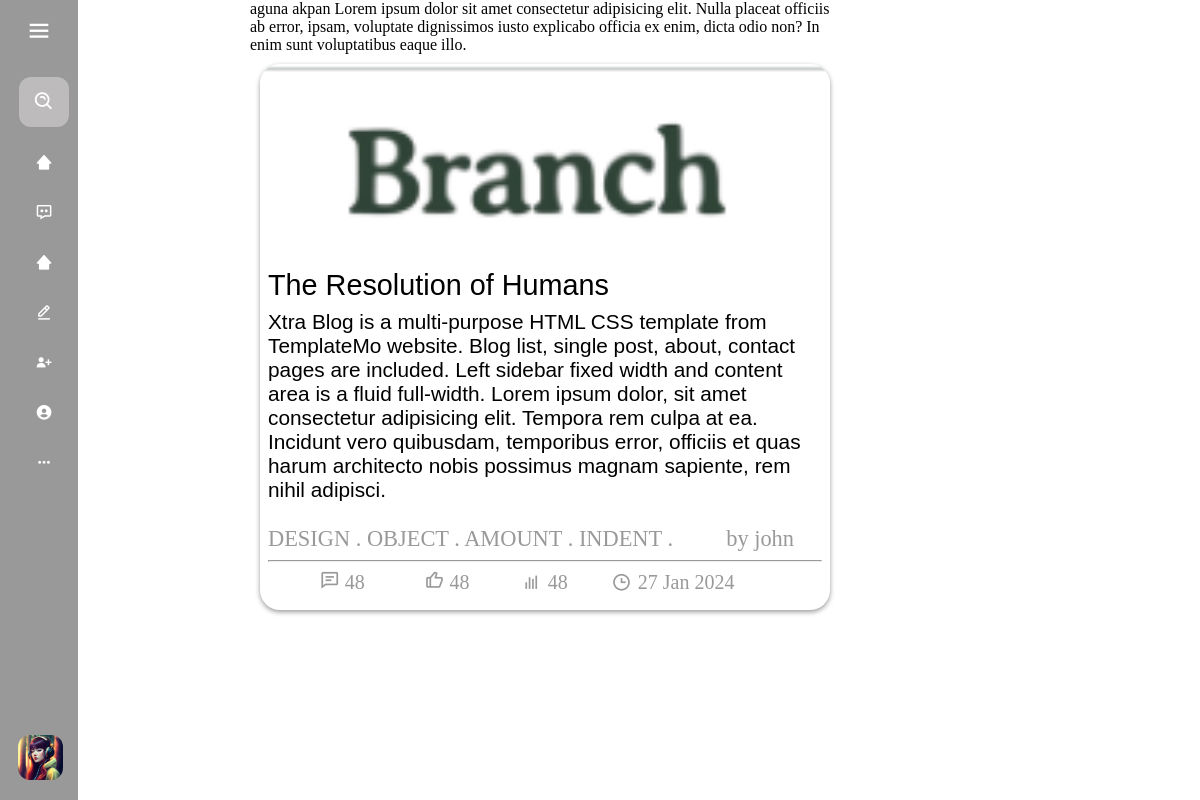
/, run on an earlier commit of the app's database.
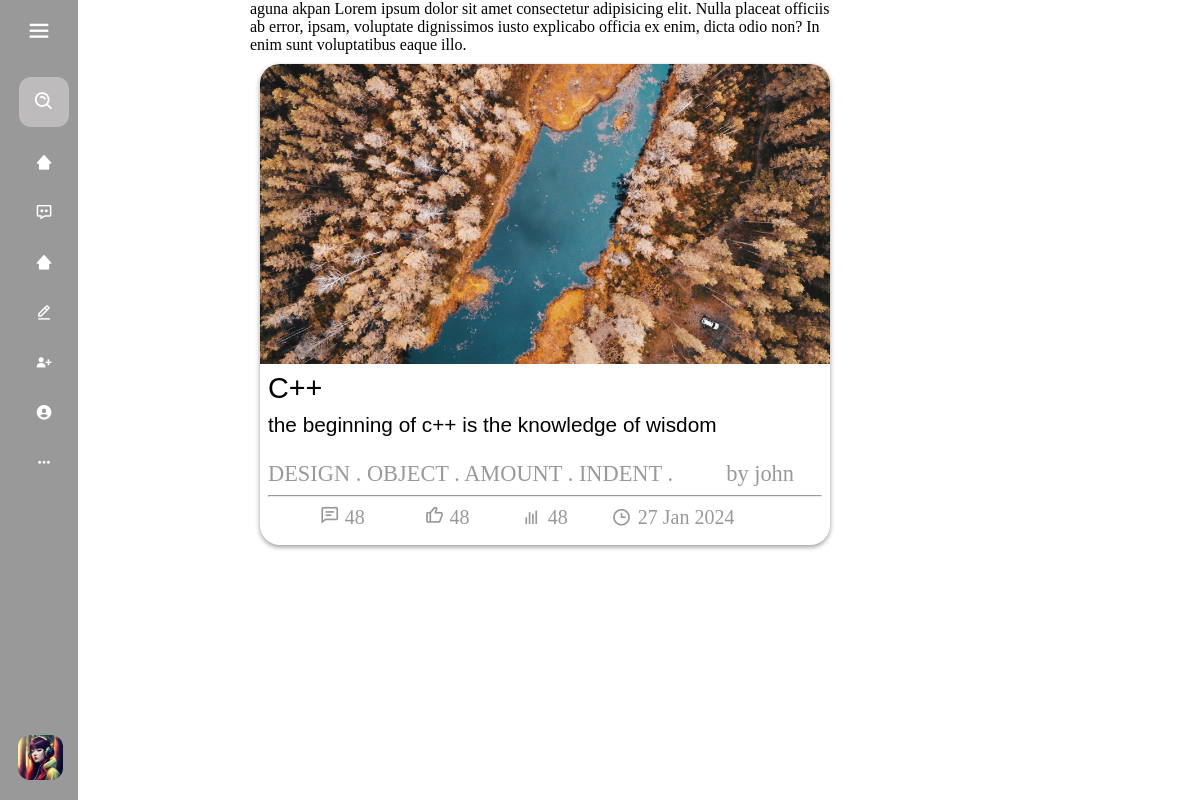
And on a later commit of the database.
### blog/models.py (models this page shows, shortened)
class Post(models.Model):
    id = models.UUIDField(primary_key = True, default = uuid.uuid4)
    user = models.ForeignKey(Profile, on_delete= models.SET_NULL, null= True)
    image = models.ImageField(upload_to='post_images', default=None, null=True, blank=True)
    topic = models.CharField(max_length=100, null = True, blank=True)
    caption = models.TextField()
    category = models.ForeignKey(category, on_delete = models.SET_NULL, null = True)
    created = models.DateTimeField(default = datetime.now)

class Profile(models.Model):
    user = models.OneToOneField(User, on_delete=models.CASCADE)
    bio = models.TextField(null=True, blank=True)
    dob = models.DateField(null=True, blank=True)
    profile_img =  models.ImageField( upload_to='profile_images', default='default.jpg')
    location = models.CharField(null=True, blank=True, max_length=100)
    website = models.CharField(null=True, blank=True,max_length=100)
    def __str__(self):
        return self.user.username

### blog/views.py (the view)
# urls.py: path("", views.homepage , name="home-page"),
def homepage(request):
	post = Post.objects.all()
	ordering = ['-created']
	return render(request, 'index.html', { 'post' : post, 'ordering':ordering} )

### templates/index.html (shortened to what this page needs)
{% load static %}
<!DOCTYPE html>
<html lang="en">
<head>
    <link rel="stylesheet" href="">
</head>
<body>
    {% include 'navbar.html' %}
    <div class="home-page-seperating-div">
        <div  style="margin-left: 250px;" class="post_section">
            <div>
                aguna akpan Lorem ipsum dolor sit amet consectetur adipisicing elit. Nulla placeat officiis ab error, ipsam, voluptate dignissimos iusto explicabo officia ex enim, dicta odio non? In enim sunt voluptatibus eaque illo.
            </div>
            {% include 'post_listing.html' %}
        </div>
        <div class="sidebar_section">
        </div>
    </div>
</body>
</html>

### templates/post_listing.html (shortened to what this page needs)
{% load static %}
<link
href="https://unpkg.com/boxicons@2.1.4/css/boxicons.min.css"
rel="stylesheet"
/>
<link rel="stylesheet" href="{% static 'css/post_listing.css' %}">
<body>
    {% for dposts in post %}
    <div style="padding: 10px;">
      <div class="user_post">
        <div class="post_img_div">
          <img
            src="{{ dposts.image.url }}"
            class="post_img"
          />
        </div>
        <div class="post_heading">{{ dposts.topic }}</div>
        <div class="post_body">{{ dposts.caption }}
        </div>
        <div class="post_info">
          <div class="post_about">
            <div class="post_about_links">
              <a href="#">DESIGN</a> .
              <a href="#">OBJECT</a> .
              <a href="#">AMOUNT</a> .
              <a href="#">INDENT</a> .
            </div>
            <a href="#" class="post_owner">by {{ dposts.user }}</a>
          </div>
          <hr />
          <div class="actions">
            <div class="action_btns comment">
              <a href="#">
                <i class="bx bx-comment-detail"></i>
                <span>48</span>
              </a>
            </div>
            <div class="action_btns like">
              <a href="#">
                <i class="bx bx-like"></i>
                <span>48</span>
              </a>
            </div>
            <div class="action_btns views">
              <i class="bx bx-bar-chart"></i>
              <span>48</span>
            </div>
            <div class="action_btns views">
              <i class="bx bx-time"></i>
              <span>{{dposts.created |  date:"d M Y" }}</span>
            </div>
          </div>
        </div>
      </div>
    </div>
      {% endfor %}
  </body>

What changed in the data, as far as the page shows it:
removed Post: image (picture), topic "The Resolution of Humans", caption "Xtra Blog is a multi-purpose HTML CSS template from TemplateMo website. Blog list, single post, about, contact pages are included. Left sidebar fixed width and content area is a fluid full-width. Lorem ipsum dolor, sit amet consectetur adipisicing elit. Tempora rem culpa at ea. Incidunt vero quibusdam, temporibus error, officiis et quas harum architecto nobis possimus magnam sapiente, rem nihil adipisci.", user "john", created "27 Jan 2024"
added Post: image (picture), topic "C++", caption "the beginning of c++ is the knowledge of wisdom", user "john", created "27 Jan 2024"
